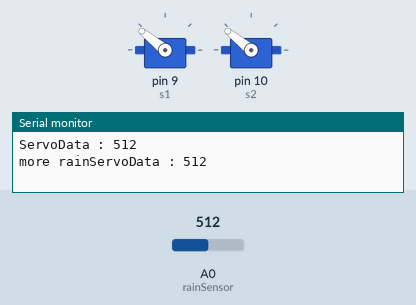
This sketch was run on a simulated Arduino Uno, built with avr-gcc and run on an emulated ATmega328P. On the bench: 2 × servo, the last lines printed to the serial monitor. The inputs (shaded band) are chosen by the test bench; at power-on: A0 (rainSensor) = 512.

Above: at 2.6 s.
2.7 s: A0 (rainSensor) set to 960
At 2.88 s:
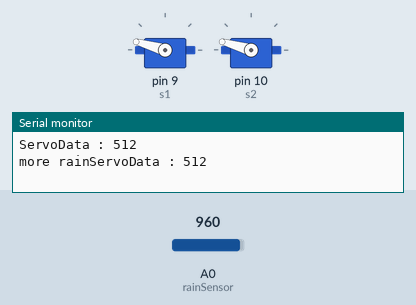
At 4.1 s:
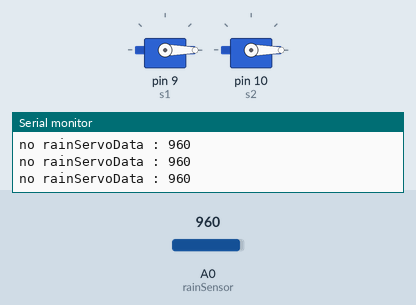
5.6 s: A0 (rainSensor) set to 935
At 11.86 s:
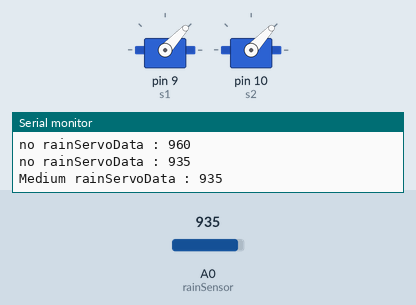
Timing chart, 0 to 15.8 s (numbered marks = the images above; inputs shaded):
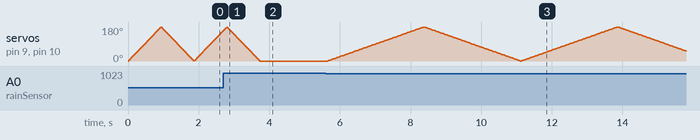

The sketch:

Automatic_Rain_Sensing_Car_Wiper.ino
```cpp
#include<Servo.h>
int rainSensor = A0;
Servo s1;
Servo s2;
int pos=0;
#define DEG 180
void setup()
{
  Serial.begin(9600);
  s1.attach(9);
  s1.write(0);
  s2.attach(10);
  s2.write(0);
}

void loop()
{
  int sensorData =  analogRead(rainSensor);
  Serial.print("ServoData : ");
  Serial.println(sensorData);


if(sensorData >=950){
  s1.write(0);
  s2.write(0);
  Serial.print("no rain");
} else if(sensorData >=650 && sensorData <950){
  servoCtrl(DEG,15);

  Serial.print("Medium rain");
  }
else if(sensorData<650){
 servoCtrl(DEG,5);
 Serial.print("more rain");
}

}

void servoCtrl(int degree, int spd){
for(pos=0;pos<=180;pos++){
  s1.write(pos);
  s2.write(pos);
  delay(spd);
}
for(pos=180;pos>=0;pos--){
  s1.write(pos);
  s2.write(pos);
  delay(spd);
}
}
```

Measured:
- the behaviour switches between 950 and 949 on A0 (rainSensor) (found by bisection; images 2 and 3)
- after the input at 2.7 s, servo on pin 9 (s1), servo on pin 10 (s2): goes on until 3.7 s, then stays 0°
